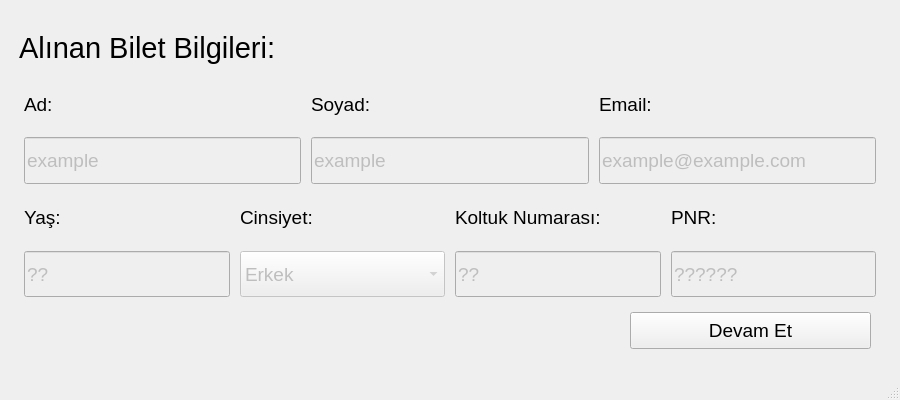
<?xml version="1.0" encoding="UTF-8"?>
<ui version="4.0">
 <class>ticket_info_window</class>
 <widget class="QMainWindow" name="ticket_info_window">
  <property name="geometry">
   <rect>
    <x>0</x>
    <y>0</y>
    <width>900</width>
    <height>400</height>
   </rect>
  </property>
  <property name="sizePolicy">
   <sizepolicy hsizetype="Minimum" vsizetype="Minimum">
    <horstretch>0</horstretch>
    <verstretch>0</verstretch>
   </sizepolicy>
  </property>
  <property name="minimumSize">
   <size>
    <width>900</width>
    <height>400</height>
   </size>
  </property>
  <property name="maximumSize">
   <size>
    <width>900</width>
    <height>400</height>
   </size>
  </property>
  <property name="windowTitle">
   <string>Bilet Bilgileri</string>
  </property>
  <widget class="QWidget" name="centralwidget">
   <layout class="QVBoxLayout" name="verticalLayout">
    <item>
     <layout class="QVBoxLayout" name="verticalLayout_3">
      <property name="spacing">
       <number>0</number>
      </property>
      <property name="leftMargin">
       <number>10</number>
      </property>
      <property name="topMargin">
       <number>10</number>
      </property>
      <property name="rightMargin">
       <number>10</number>
      </property>
      <property name="bottomMargin">
       <number>10</number>
      </property>
      <item>
       <layout class="QHBoxLayout" name="horizontalLayout_6"/>
      </item>
      <item>
       <layout class="QHBoxLayout" name="horizontalLayout_7"/>
      </item>
      <item>
       <layout class="QHBoxLayout" name="horizontalLayout">
        <item>
         <widget class="QLabel" name="label_10">
          <property name="sizePolicy">
           <sizepolicy hsizetype="Minimum" vsizetype="Minimum">
            <horstretch>0</horstretch>
            <verstretch>0</verstretch>
           </sizepolicy>
          </property>
          <property name="font">
           <font>
            <pointsize>22</pointsize>
           </font>
          </property>
          <property name="text">
           <string>Alınan Bilet Bilgileri:</string>
          </property>
         </widget>
        </item>
       </layout>
      </item>
      <item>
       <layout class="QHBoxLayout" name="horizontalLayout_2" stretch="1,1,1">
        <property name="spacing">
         <number>10</number>
        </property>
        <property name="leftMargin">
         <number>5</number>
        </property>
        <property name="topMargin">
         <number>5</number>
        </property>
        <property name="rightMargin">
         <number>5</number>
        </property>
        <property name="bottomMargin">
         <number>5</number>
        </property>
        <item>
         <widget class="QLabel" name="label_49">
          <property name="sizePolicy">
           <sizepolicy hsizetype="Minimum" vsizetype="Minimum">
            <horstretch>0</horstretch>
            <verstretch>0</verstretch>
           </sizepolicy>
          </property>
          <property name="font">
           <font>
            <pointsize>14</pointsize>
           </font>
          </property>
          <property name="text">
           <string>Ad:</string>
          </property>
         </widget>
        </item>
        <item>
         <widget class="QLabel" name="label_16">
          <property name="sizePolicy">
           <sizepolicy hsizetype="Minimum" vsizetype="Minimum">
            <horstretch>0</horstretch>
            <verstretch>0</verstretch>
           </sizepolicy>
          </property>
          <property name="font">
           <font>
            <pointsize>14</pointsize>
           </font>
          </property>
          <property name="text">
           <string>Soyad:</string>
          </property>
         </widget>
        </item>
        <item>
         <widget class="QLabel" name="label_12">
          <property name="sizePolicy">
           <sizepolicy hsizetype="Minimum" vsizetype="Minimum">
            <horstretch>0</horstretch>
            <verstretch>0</verstretch>
           </sizepolicy>
          </property>
          <property name="font">
           <font>
            <pointsize>14</pointsize>
           </font>
          </property>
          <property name="text">
           <string>Email:</string>
          </property>
         </widget>
        </item>
       </layout>
      </item>
      <item>
       <layout class="QHBoxLayout" name="horizontalLayout_3" stretch="1,1,1">
        <property name="spacing">
         <number>10</number>
        </property>
        <property name="leftMargin">
         <number>5</number>
        </property>
        <property name="topMargin">
         <number>5</number>
        </property>
        <property name="rightMargin">
         <number>5</number>
        </property>
        <property name="bottomMargin">
         <number>5</number>
        </property>
        <item>
         <widget class="QLineEdit" name="lineEdit_3">
          <property name="enabled">
           <bool>false</bool>
          </property>
          <property name="sizePolicy">
           <sizepolicy hsizetype="Minimum" vsizetype="Minimum">
            <horstretch>0</horstretch>
            <verstretch>0</verstretch>
           </sizepolicy>
          </property>
          <property name="font">
           <font>
            <pointsize>14</pointsize>
           </font>
          </property>
          <property name="text">
           <string>example</string>
          </property>
         </widget>
        </item>
        <item>
         <widget class="QLineEdit" name="lineEdit_2">
          <property name="enabled">
           <bool>false</bool>
          </property>
          <property name="sizePolicy">
           <sizepolicy hsizetype="Minimum" vsizetype="Minimum">
            <horstretch>0</horstretch>
            <verstretch>0</verstretch>
           </sizepolicy>
          </property>
          <property name="font">
           <font>
            <pointsize>14</pointsize>
           </font>
          </property>
          <property name="text">
           <string>example</string>
          </property>
         </widget>
        </item>
        <item>
         <widget class="QLineEdit" name="lineEdit">
          <property name="enabled">
           <bool>false</bool>
          </property>
          <property name="sizePolicy">
           <sizepolicy hsizetype="Minimum" vsizetype="Minimum">
            <horstretch>0</horstretch>
            <verstretch>0</verstretch>
           </sizepolicy>
          </property>
          <property name="font">
           <font>
            <pointsize>14</pointsize>
           </font>
          </property>
          <property name="inputMask">
           <string/>
          </property>
          <property name="text">
           <string>example@example.com</string>
          </property>
         </widget>
        </item>
       </layout>
      </item>
      <item>
       <layout class="QHBoxLayout" name="horizontalLayout_5" stretch="3,3,3,3">
        <property name="spacing">
         <number>10</number>
        </property>
        <property name="leftMargin">
         <number>5</number>
        </property>
        <property name="topMargin">
         <number>5</number>
        </property>
        <property name="rightMargin">
         <number>5</number>
        </property>
        <property name="bottomMargin">
         <number>5</number>
        </property>
        <item>
         <widget class="QLabel" name="label_50">
          <property name="sizePolicy">
           <sizepolicy hsizetype="Minimum" vsizetype="Minimum">
            <horstretch>0</horstretch>
            <verstretch>0</verstretch>
           </sizepolicy>
          </property>
          <property name="font">
           <font>
            <pointsize>14</pointsize>
           </font>
          </property>
          <property name="text">
           <string>Yaş:</string>
          </property>
         </widget>
        </item>
        <item>
         <widget class="QLabel" name="label_51">
          <property name="sizePolicy">
           <sizepolicy hsizetype="Minimum" vsizetype="Minimum">
            <horstretch>0</horstretch>
            <verstretch>0</verstretch>
           </sizepolicy>
          </property>
          <property name="font">
           <font>
            <pointsize>14</pointsize>
           </font>
          </property>
          <property name="text">
           <string>Cinsiyet:</string>
          </property>
         </widget>
        </item>
        <item>
         <widget class="QLabel" name="label_52">
          <property name="sizePolicy">
           <sizepolicy hsizetype="Minimum" vsizetype="Minimum">
            <horstretch>0</horstretch>
            <verstretch>0</verstretch>
           </sizepolicy>
          </property>
          <property name="font">
           <font>
            <pointsize>14</pointsize>
           </font>
          </property>
          <property name="text">
           <string>Koltuk Numarası:</string>
          </property>
         </widget>
        </item>
        <item>
         <widget class="QLabel" name="label_55">
          <property name="sizePolicy">
           <sizepolicy hsizetype="Minimum" vsizetype="Minimum">
            <horstretch>0</horstretch>
            <verstretch>0</verstretch>
           </sizepolicy>
          </property>
          <property name="font">
           <font>
            <pointsize>14</pointsize>
           </font>
          </property>
          <property name="text">
           <string>PNR:</string>
          </property>
         </widget>
        </item>
       </layout>
      </item>
      <item>
       <layout class="QHBoxLayout" name="horizontalLayout_4" stretch="3,3,3,3">
        <property name="spacing">
         <number>10</number>
        </property>
        <property name="leftMargin">
         <number>5</number>
        </property>
        <property name="topMargin">
         <number>5</number>
        </property>
        <property name="rightMargin">
         <number>5</number>
        </property>
        <property name="bottomMargin">
         <number>5</number>
        </property>
        <item>
         <widget class="QLineEdit" name="lineEdit_4">
          <property name="enabled">
           <bool>false</bool>
          </property>
          <property name="sizePolicy">
           <sizepolicy hsizetype="Minimum" vsizetype="Minimum">
            <horstretch>0</horstretch>
            <verstretch>0</verstretch>
           </sizepolicy>
          </property>
          <property name="font">
           <font>
            <pointsize>14</pointsize>
           </font>
          </property>
          <property name="text">
           <string>??</string>
          </property>
         </widget>
        </item>
        <item>
         <widget class="QComboBox" name="comboBox">
          <property name="enabled">
           <bool>false</bool>
          </property>
          <property name="sizePolicy">
           <sizepolicy hsizetype="Minimum" vsizetype="Minimum">
            <horstretch>0</horstretch>
            <verstretch>0</verstretch>
           </sizepolicy>
          </property>
          <property name="font">
           <font>
            <pointsize>14</pointsize>
           </font>
          </property>
          <item>
           <property name="text">
            <string>Erkek</string>
           </property>
          </item>
          <item>
           <property name="text">
            <string>Kadın</string>
           </property>
          </item>
         </widget>
        </item>
        <item>
         <widget class="QLineEdit" name="lineEdit_5">
          <property name="enabled">
           <bool>false</bool>
          </property>
          <property name="sizePolicy">
           <sizepolicy hsizetype="Minimum" vsizetype="Minimum">
            <horstretch>0</horstretch>
            <verstretch>0</verstretch>
           </sizepolicy>
          </property>
          <property name="font">
           <font>
            <pointsize>14</pointsize>
           </font>
          </property>
          <property name="text">
           <string>??</string>
          </property>
         </widget>
        </item>
        <item>
         <widget class="QLineEdit" name="lineEdit_6">
          <property name="enabled">
           <bool>false</bool>
          </property>
          <property name="sizePolicy">
           <sizepolicy hsizetype="Minimum" vsizetype="Minimum">
            <horstretch>0</horstretch>
            <verstretch>0</verstretch>
           </sizepolicy>
          </property>
          <property name="font">
           <font>
            <pointsize>14</pointsize>
           </font>
          </property>
          <property name="text">
           <string>??????</string>
          </property>
         </widget>
        </item>
       </layout>
      </item>
      <item>
       <layout class="QHBoxLayout" name="horizontalLayout_8" stretch="5,2">
        <property name="spacing">
         <number>0</number>
        </property>
        <property name="leftMargin">
         <number>10</number>
        </property>
        <property name="topMargin">
         <number>10</number>
        </property>
        <property name="rightMargin">
         <number>10</number>
        </property>
        <property name="bottomMargin">
         <number>10</number>
        </property>
        <item>
         <widget class="QLabel" name="label">
          <property name="sizePolicy">
           <sizepolicy hsizetype="Minimum" vsizetype="Minimum">
            <horstretch>0</horstretch>
            <verstretch>0</verstretch>
           </sizepolicy>
          </property>
          <property name="text">
           <string/>
          </property>
         </widget>
        </item>
        <item>
         <widget class="QPushButton" name="pushButton">
          <property name="sizePolicy">
           <sizepolicy hsizetype="Minimum" vsizetype="Minimum">
            <horstretch>0</horstretch>
            <verstretch>0</verstretch>
           </sizepolicy>
          </property>
          <property name="font">
           <font>
            <pointsize>14</pointsize>
           </font>
          </property>
          <property name="text">
           <string>Devam Et</string>
          </property>
         </widget>
        </item>
       </layout>
      </item>
     </layout>
    </item>
   </layout>
  </widget>
  <widget class="QMenuBar" name="menubar">
   <property name="geometry">
    <rect>
     <x>0</x>
     <y>0</y>
     <width>900</width>
     <height>21</height>
    </rect>
   </property>
  </widget>
  <widget class="QStatusBar" name="statusbar"/>
 </widget>
 <resources/>
 <connections/>
</ui>
